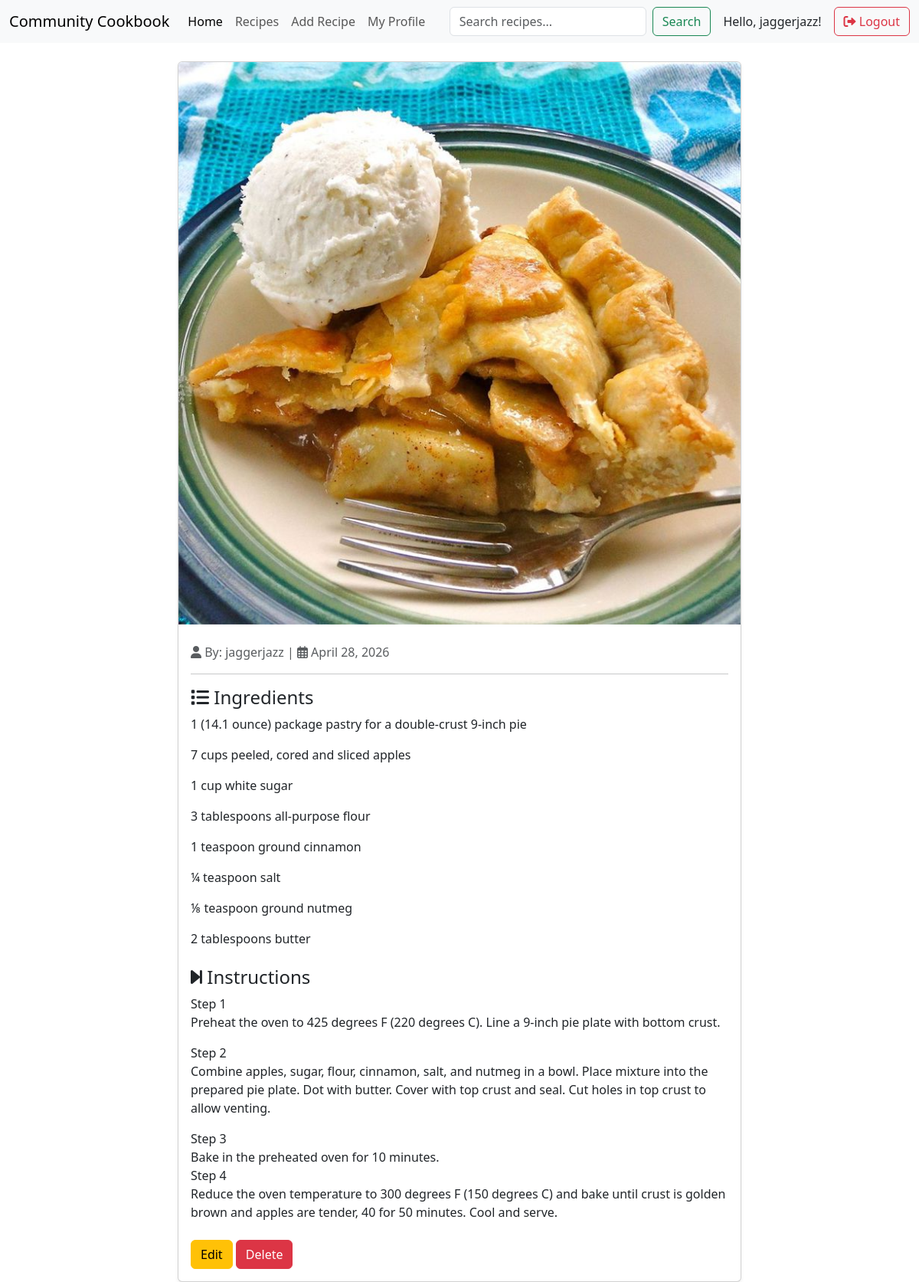
Page /recipes/4/ (signed in) on the committed database.
### recipeApp/models.py (models this page shows, shortened)
class Recipe(models.Model):
    title = models.CharField(max_length=100)
    ingredients = models.TextField()
    instructions = models.TextField()
    image = models.ImageField(upload_to='recipe_images/', blank=True, null=True) # Ensure this line from your version stays!
    created_at = models.DateTimeField(auto_now_add=True)
    updated_at = models.DateTimeField(auto_now=True)
    author = models.ForeignKey(User, on_delete=models.CASCADE)

### recipeApp/views.py (the view)
# urls.py: path('recipes/<int:id>/', views.recipe_detail, name='recipe_detail'),
@login_required
def recipe_detail(request, id):
    recipe = get_object_or_404(Recipe, id=id)
    return render(request, 'recipe_detail.html', {"recipe": recipe})

### recipeApp/templates/recipe_detail.html (shortened to what this page needs)
{% extends 'base.html' %}
{% block content %}
<div class="container mt-4">
    <div class="row">
        <div class="col-md-8 mx-auto">
            <div class="card shadow-sm">
                {% if recipe.image %}
                    <img src="{{ recipe.image.url }}" class="card-img-top" alt="{{ recipe.name }}">
                {% endif %}
                <div class="card-body">
                    <p class="text-muted">
                        <i class="fas fa-user"></i> By: {{ recipe.author.username }} |
                        <i class="far fa-calendar-alt"></i> {{ recipe.created_at|date:"F d, Y" }}
                    </p>
                    <hr>
                    <h4><i class="fas fa-list"></i> Ingredients</h4>
                    <div class="mb-4">
                        {{ recipe.ingredients|linebreaks }}
                    </div>
                    <h4><i class="fas fa-step-forward"></i> Instructions</h4>
                    <div class="mb-4">
                        {{ recipe.instructions|linebreaks }}
                    </div>
                    {% if user == recipe.author %}
                        <div class="mt-4">
                            <a href="{% url 'edit_recipe' recipe.id %}" class="btn btn-warning">Edit</a>
                            <a href="{% url 'delete_recipe' recipe.id %}" class="btn btn-danger">Delete</a>
                        </div>
                    {% endif %}
                </div>
            </div>
        </div>
    </div>
</div>
{% endblock %}

### recipeApp/templates/navbar.html (shortened to what this page needs)
<nav class="navbar navbar-expand-lg bg-body-tertiary">
  <div class="container-fluid">
    <a class="navbar-brand" href="{% url 'home' %}">Community Cookbook</a>
    <div class="collapse navbar-collapse" id="navbarSupportedContent">
      <ul class="navbar-nav me-auto mb-2 mb-lg-0">
        <li class="nav-item">
          <a class="nav-link active" aria-current="page" href="{% url 'home' %}">Home</a>
        </li>
        <li class="nav-item">
          <a class="nav-link" href="{% url 'recipes' %}">Recipes</a>
        </li>
        {% if user.is_authenticated %}
        <li class="nav-item">
          <a class="nav-link" href="{% url 'add_recipe' %}">Add Recipe</a>
        </li>
        <li class="nav-item">
          <a class="nav-link" href="{% url 'profile' %}">My Profile</a>
        </li>
        {% endif %}
      </ul>
      <form class="d-flex" role="search" action="{% url 'search' %}" method="GET">
        <input class="form-control me-2" type="search" name="q" placeholder="Search recipes..." aria-label="Search">
        <button class="btn btn-outline-success" type="submit">Search</button>
      </form>
      <div class="ms-3 d-flex align-items-center">
        {% if user.is_authenticated %}
            <span class="navbar-text me-3 text-dark">Hello, {{ user.username }}!</span>
            <form action="{% url 'logout' %}" method="post" class="m-0">
                <button type="submit" class="btn btn-outline-danger">
                  <i class="fas fa-sign-out-alt"></i> Logout
                </button>
            </form>
        {% endif %}
      </div>
    </div>
  </div>
</nav>
<link rel="stylesheet" href="https://cdnjs.cloudflare.com/ajax/libs/font-awesome/6.0.0/css/all.min.css">

### rows in the picture
Recipe: image (picture), author.username "jaggerjazz", created_at "April 28, 2026", ingredients "1 (14.1 ounce) package pastry for a double-crust 9-inch pie 7 cups peeled, cored and sliced apples 1 cup white sugar 3 tablespoons all-purpose flour 1 teaspoon ground cinnamon ¼ teaspoon salt ⅛ teaspoon ground nutmeg 2 tablespoons butter", instructions "Step 1 Preheat the oven to 425 degrees F (220 degrees C). Line a 9-inch pie plate with bottom crust. Step 2 Combine apples, sugar, flour, cinnamon, salt, and nutmeg in a bowl. Place mixture into the prepared pie plate. Dot with butter. Cover with top crust and seal. Cut holes in top crust to allow venting. Step 3 Bake in the preheated oven for 10 minutes. Step 4 Reduce the oven temperature to 300 degrees F (150 degrees C) and bake until crust is golden brown and apples are tender, 40 for 50 minutes. Cool and serve."

### other values in the picture
{{ user.username }} "jaggerjazz"
